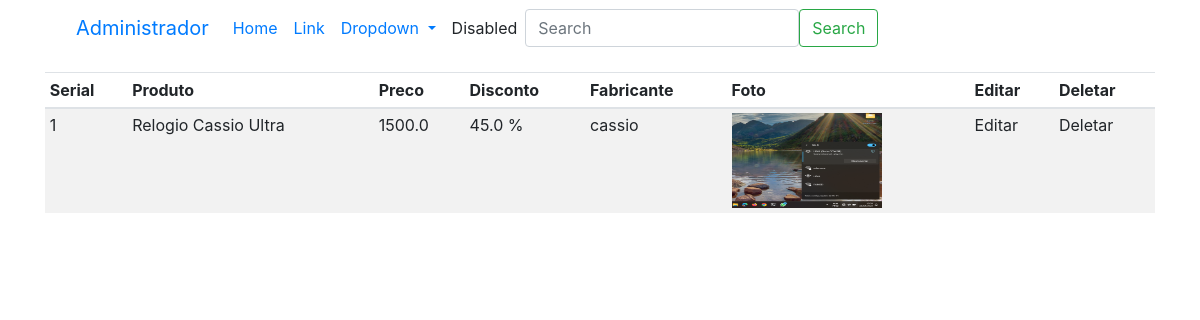
Page /admin (signed in) on the earlier database version.
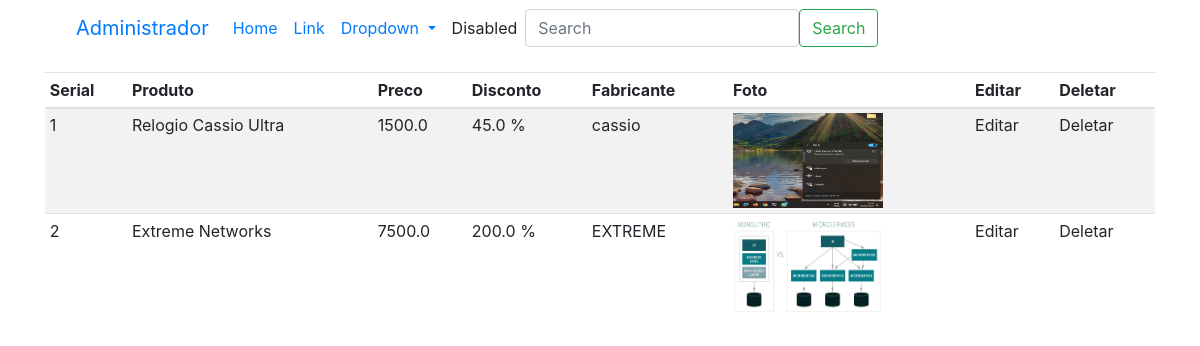
Same page on the later database version.
### loja/produtos/models.py (models this page shows, shortened)
class Addproduto(db.Model):
    id = db.Column(db.Integer, primary_key=True)
    name = db.Column(db.String(100), nullable=False,unique=True)
    price = db.Column(db.Float, nullable=False)
    discount = db.Column(db.Float, default=0)
    stock = db.Column(db.Integer, nullable=False)
    description = db.Column(db.String(255), nullable=False)
    color = db.Column(db.String(100), nullable=False)
    pub_date = db.Column(db.DateTime, nullable=False, default=datetime.now())
    marca_id = db.Column(db.Integer, db.ForeignKey('marca.id'), nullable=False)
    marca = db.relationship('Marca', backref=db.backref('marca', lazy=True))
    categoria_id = db.Column(db.Integer, db.ForeignKey('categoria.id'), nullable=False)
    categoria = db.relationship('Categoria', backref=db.backref('categorias', lazy=True)) #observar se é o mesmo nome da tabela
    create_date = db.Column(db.DateTime, nullable=False, default=datetime.now())
    image_1 = db.Column(db.String(150), nullable=False, default='default.jpg')
    image_2 = db.Column(db.String(150), nullable=False, default='default.jpg')
    image_3 = db.Column(db.String(150), nullable=False, default='default.jpg')

class Marca(db.Model):
    id = db.Column(db.Integer, primary_key=True)
    name = db.Column(db.String(100), nullable=False,unique=True)

### loja/admin/rotas.py (the view)
@app.route('/admin')
def admin():
    if 'email' not in session:
        flash('Por favor, faça o login para acessar o sistema ', 'danger')
        return redirect(url_for('login'))
    produtos = Addproduto.query.all()
    return render_template('admin/index.html', title="Pagina Inicial", produtos=produtos)

### loja/templates/admin/index.html (shortened to what this page needs)
{% extends 'layouts.html' %}
{% block content %}
<div class="container">
    <nav class="navbar navbar-expand-lg bg-body-tertiary">
        <div class="container-fluid">
          <a class="navbar-brand" href="#">Administrador</a>
          <div class="collapse navbar-collapse" id="navbarSupportedContent">
            <ul class="navbar-nav me-auto mb-2 mb-lg-0">
              <li class="nav-item">
                <a class="nav-link active" aria-current="page" href="#">Home</a>
              </li>
              <li class="nav-item">
                <a class="nav-link" href="#">Link</a>
              </li>
              <li class="nav-item dropdown">
                <a class="nav-link dropdown-toggle" href="#" role="button" data-bs-toggle="dropdown" aria-expanded="false">
                  Dropdown
                </a>
              </li>
              <li class="nav-item">
                <a class="nav-link disabled" aria-disabled="true">Disabled</a>
              </li>
            </ul>
            <form class="d-flex" role="search">
              <input class="form-control me-2" type="search" placeholder="Search" aria-label="Search">
              <button class="btn btn-outline-success" type="submit">Search</button>
            </form>
          </div>
        </div>
      </nav>
</div>
<div class="container mt-3">
    <table class="table table-sm table-striped">
        <thead>
            <th>Serial</th>
            <th>Produto</th>
            <th>Preco</th>
            <th>Disconto</th>
            <th>Fabricante</th>
            <th>Foto </th>
            <th>Editar</th>
            <th>Deletar</th>
        </thead>
        <tbody>
            {% for produto in produtos %}
            <tr>
                <td>{{loop.index}}</td>
                <td>{{produto.name}}</td>
                <td>{{produto.price}}</td>
                <td>{{produto.discount}} %</td>
                <td>{{produto.marca.name}}</td>
                <td><img src="{{url_for('static', filename='images/' + produto.image_1)}}" width="150" height="95"></td>
                <td>Editar</td>
                <td>Deletar</td>
            </tr>
            {% endfor %}
        </tbody>
    </table>
</div>
{% endblock content %}

### loja/templates/layouts.html (shortened to what this page needs)
<!doctype html>
<html lang="en">
  <head>
    <link rel="stylesheet" href="{{url_for('static', filename='css/bootstrap.min.css')}}" >
  </head>
  <body>
{% block content %}
{% endblock content%}
  </body>
</html>

Differences in the rows shown:
added Addproduto: name "Extreme Networks", price "7500.0", discount "200.0", marca.name "EXTREME", image_1 (picture)
